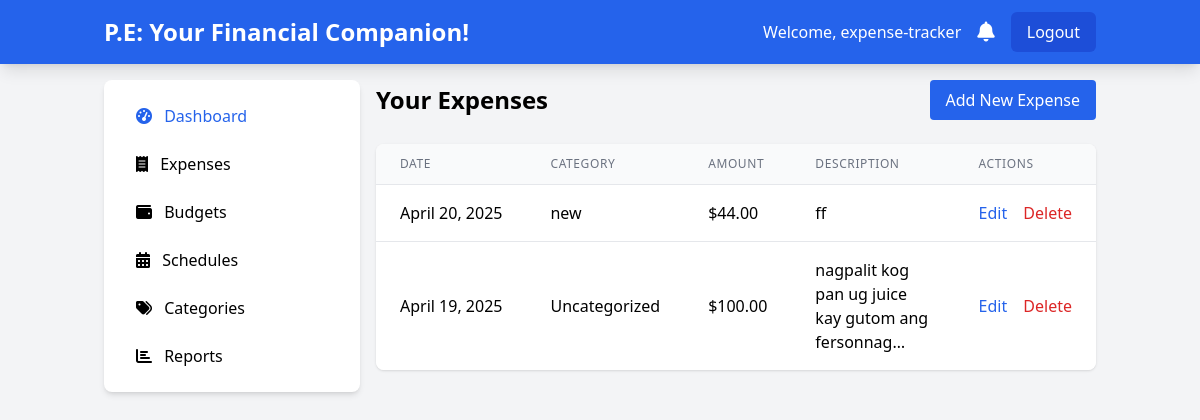
Screenshot of /expenses/ (signed in) with the database file from the repository.
### expenses/models.py (models this page shows, shortened)
class Expense(models.Model):
    user = models.ForeignKey(User, on_delete=models.CASCADE)
    amount = models.DecimalField(max_digits=10, decimal_places=2, validators=[MinValueValidator(0)])
    category = models.ForeignKey(Category, on_delete=models.SET_NULL, null=True, blank=True)
    date = models.DateField()
    description = models.TextField(blank=True)

class Category(models.Model):
    name = models.CharField(max_length=50)
    user = models.ForeignKey(User, on_delete=models.CASCADE, null=True, blank=True)

### expenses/views.py (the view)
# urls.py: path('expenses/', views.expenses_list, name='expenses_list'),
@login_required
def expenses_list(request):
    expenses = Expense.objects.filter(user=request.user).order_by('-date')
    return render(request, 'expenses/expenses_list.html', {'expenses': expenses})

### expenses/templates/expenses/expenses_list.html
{% extends "expenses/base.html" %}
{% block content %}
<div class="max-w-6xl mx-auto">
    <div class="flex justify-between items-center mb-6">
        <h1 class="text-2xl font-bold">Your Expenses</h1>
        <a href="{% url 'add_expense' %}" class="bg-blue-600 hover:bg-blue-700 text-white px-4 py-2 rounded">
            Add New Expense
        </a>
    </div>
    <div class="bg-white rounded-lg shadow overflow-hidden">
        <table class="min-w-full divide-y divide-gray-200">
            <thead class="bg-gray-50">
                <tr>
                    <th class="px-6 py-3 text-left text-xs font-medium text-gray-500 uppercase tracking-wider">Date</th>
                    <th class="px-6 py-3 text-left text-xs font-medium text-gray-500 uppercase tracking-wider">Category</th>
                    <th class="px-6 py-3 text-left text-xs font-medium text-gray-500 uppercase tracking-wider">Amount</th>
                    <th class="px-6 py-3 text-left text-xs font-medium text-gray-500 uppercase tracking-wider">Description</th>
                    <th class="px-6 py-3 text-left text-xs font-medium text-gray-500 uppercase tracking-wider">Actions</th>
                </tr>
            </thead>
            <tbody class="bg-white divide-y divide-gray-200">
                {% for expense in expenses %}
                <tr>
                    <td class="px-6 py-4 whitespace-nowrap">{{ expense.date }}</td>
                    <td class="px-6 py-4 whitespace-nowrap">{{ expense.category.name|default:"Uncategorized" }}</td>
                    <td class="px-6 py-4 whitespace-nowrap">${{ expense.amount|floatformat:2 }}</td>
                    <td class="px-6 py-4">{{ expense.description|truncatechars:50|default:"-" }}</td>
                    <td class="px-6 py-4 whitespace-nowrap">
                        <a href="{% url 'edit_expense' expense.id %}" class="text-blue-600 hover:text-blue-900 mr-3">Edit</a>
                        <a href="{% url 'delete_expense' expense.id %}" class="text-red-600 hover:text-red-900">Delete</a>
                    </td>
                </tr>
                {% empty %}
                <tr>
                    <td colspan="5" class="px-6 py-4 text-center text-gray-500">No expenses recorded yet.</td>
                </tr>
                {% endfor %}
            </tbody>
        </table>
    </div>
</div>
{% endblock %}

### expenses/templates/expenses/base.html (shortened to what this page needs)
<!DOCTYPE html>
<html lang="en">
<head>
    <script src="https://cdn.tailwindcss.com"></script>
    <link href="https://cdnjs.cloudflare.com/ajax/libs/font-awesome/6.0.0-beta3/css/all.min.css" rel="stylesheet">
</head>
<body class="bg-gray-100">
    <nav class="bg-blue-600 text-white shadow-lg">
        <div class="container mx-auto px-4 py-3 flex justify-between items-center">
            {% if user.is_authenticated %}
            <a href="{% url 'dashboard' %}" class="text-2xl font-bold">P.E: Your Financial Companion!</a>
            {% endif %}
            {% if user.is_authenticated %}
            <div class="flex items-center space-x-4">
                <span class="hidden md:inline">Welcome, {{ user.username }}</span>
                <a href="{% url 'notifications_list' %}" class="relative">
                    <i class="fas fa-bell text-xl"></i>
                </a>
                <a href="{% url 'logout' %}" class="bg-blue-700 hover:bg-blue-800 px-4 py-2 rounded-md">Logout</a>
            </div>
            {% else %}
            <div>
                <a href="{% url 'login' %}" class="bg-blue-700 hover:bg-blue-800 px-4 py-2 rounded-md mr-2">Login</a>
                <a href="{% url 'register' %}" class="bg-green-600 hover:bg-green-700 px-4 py-2 rounded-md">Sign Up</a>
            </div>
            {% endif %}
        </div>
    </nav>
    {% if user.is_authenticated %}
    <div class="container mx-auto px-4 py-4 flex">
        <aside class="w-64 bg-white rounded-lg shadow-md p-4 mr-4 hidden md:block">
            <ul class="space-y-2">
                <li>
                    <a href="{% url 'dashboard' %}" class="block px-4 py-2 rounded hover:bg-blue-100 text-blue-600">
                        <i class="fas fa-tachometer-alt mr-2"></i> Dashboard
                    </a>
                </li>
                <li>
                    <a href="{% url 'expenses_list' %}" class="block px-4 py-2 rounded hover:bg-blue-100">
                        <i class="fas fa-receipt mr-2"></i> Expenses
                    </a>
                </li>
                <li>
                    <a href="{% url 'budgets_list' %}" class="block px-4 py-2 rounded hover:bg-blue-100">
                        <i class="fas fa-wallet mr-2"></i> Budgets
                    </a>
                </li>
                <li>
                    <a href="{% url 'schedules_list' %}" class="block px-4 py-2 rounded hover:bg-blue-100">
                        <i class="fas fa-calendar-alt mr-2"></i> Schedules
                    </a>
                </li>
                <li>
                    <a href="{% url 'categories_list' %}" class="block px-4 py-2 rounded hover:bg-blue-100">
                        <i class="fas fa-tags mr-2"></i> Categories
                    </a>
                </li>
                <li>
                    <a href="{% url 'reports' %}" class="block px-4 py-2 rounded hover:bg-blue-100">
                        <i class="fas fa-chart-bar mr-2"></i> Reports
                    </a>
                </li>
            </ul>
        </aside>
        {% endif %}
        <main class="flex-1">
            {% block content %}{% endblock %}
        </main>
    </div>
</body>
</html>

### rows the page displays
Expense: date "April 20, 2025", category.name "new", amount "44.00", description "ff"
Expense: date "April 19, 2025", category.name "Uncategorized", amount "100.00", description "nagpalit kog pan ug juice kay gutom ang fersonnag…"

### other values shown
{{ user.username }} "expense-tracker"
